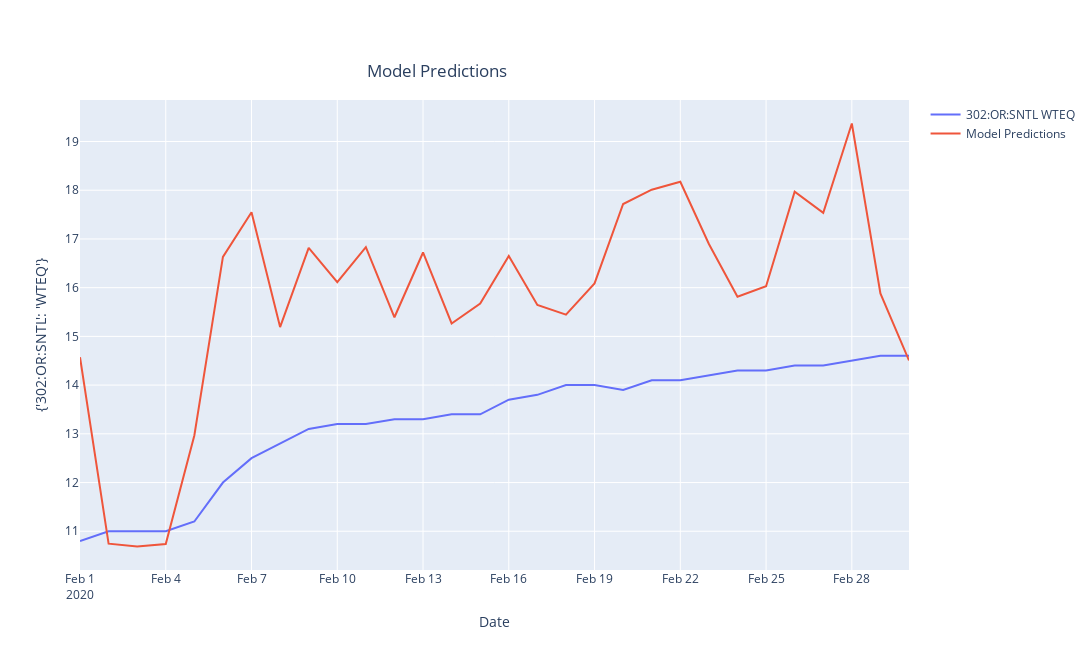

The notebook cell this image was saved under:
### Code cell
apple.make_predictions('02/01/2020', '03/01/2020')
